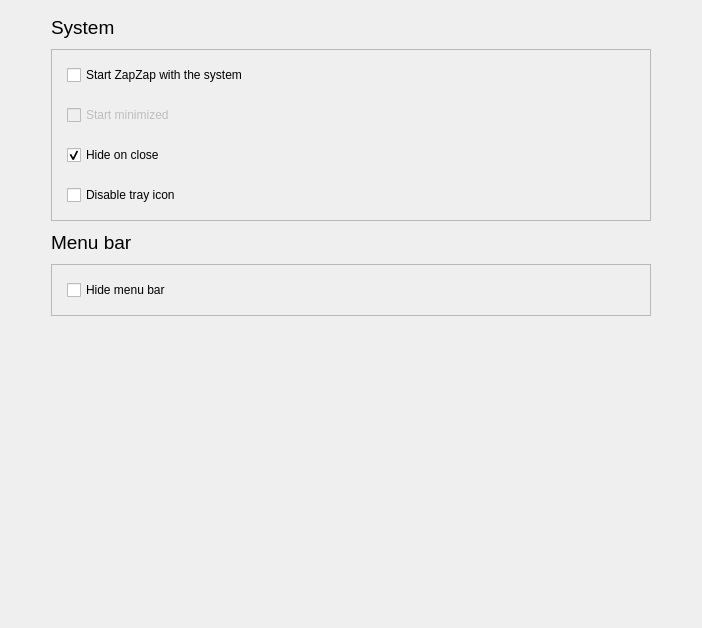
     <widget class="QWidget" name="pageSystem">
      <layout class="QVBoxLayout" name="verticalLayout_7">
       <item>
        <layout class="QVBoxLayout" name="verticalLayout_6">
         <item>
          <layout class="QHBoxLayout" name="horizontalLayout">
           <item>
            <spacer name="horizontalSpacer">
             <property name="orientation">
              <enum>Qt::Horizontal</enum>
             </property>
             <property name="sizeType">
              <enum>QSizePolicy::Fixed</enum>
             </property>
             <property name="sizeHint" stdset="0">
              <size>
               <width>40</width>
               <height>20</height>
              </size>
             </property>
            </spacer>
           </item>
           <item>
            <layout class="QVBoxLayout" name="verticalLayout_5">
             <property name="spacing">
              <number>10</number>
             </property>
             <property name="topMargin">
              <number>5</number>
             </property>
             <item>
              <widget class="QLabel" name="label">
               <property name="sizePolicy">
                <sizepolicy hsizetype="Preferred" vsizetype="Fixed">
                 <horstretch>0</horstretch>
                 <verstretch>0</verstretch>
                </sizepolicy>
               </property>
               <property name="font">
                <font>
                 <pointsize>14</pointsize>
                 <bold>false</bold>
                </font>
               </property>
               <property name="text">
                <string>System</string>
               </property>
              </widget>
             </item>
             <item>
              <widget class="QFrame" name="frameSettings">
               <property name="sizePolicy">
                <sizepolicy hsizetype="Preferred" vsizetype="Preferred">
                 <horstretch>0</horstretch>
                 <verstretch>0</verstretch>
                </sizepolicy>
               </property>
               <property name="minimumSize">
                <size>
                 <width>600</width>
                 <height>0</height>
                </size>
               </property>
               <property name="styleSheet">
                <string notr="true"/>
               </property>
               <property name="frameShape">
                <enum>QFrame::StyledPanel</enum>
               </property>
               <property name="frameShadow">
                <enum>QFrame::Raised</enum>
               </property>
               <layout class="QVBoxLayout" name="verticalLayout_4">
                <property name="spacing">
                 <number>20</number>
                </property>
                <property name="leftMargin">
                 <number>15</number>
                </property>
                <property name="topMargin">
                 <number>15</number>
                </property>
                <property name="rightMargin">
                 <number>15</number>
                </property>
                <property name="bottomMargin">
                 <number>15</number>
                </property>
                <item>
                 <widget class="QCheckBox" name="start_system">
                  <property name="text">
                   <string>Start ZapZap with the system</string>
                  </property>
                 </widget>
                </item>
                <item>
                 <widget class="QCheckBox" name="start_hide">
                  <property name="enabled">
                   <bool>false</bool>
                  </property>
                  <property name="text">
                   <string>Start minimized</string>
                  </property>
                 </widget>
                </item>
                <item>
                 <widget class="QCheckBox" name="keepBackground">
                  <property name="text">
                   <string>Hide on close</string>
                  </property>
                  <property name="checked">
                   <bool>true</bool>
                  </property>
                 </widget>
                </item>
                <item>
                 <widget class="QCheckBox" name="disableTrayIcon">
                  <property name="text">
                   <string>Disable tray icon</string>
                  </property>
                 </widget>
                </item>
               </layout>
              </widget>
             </item>
             <item>
              <widget class="QLabel" name="label_14">
               <property name="font">
                <font>
                 <pointsize>14</pointsize>
                </font>
               </property>
               <property name="text">
                <string>Menu bar</string>
               </property>
              </widget>
             </item>
             <item>
              <widget class="QFrame" name="frameMenuBar">
               <property name="minimumSize">
                <size>
                 <width>0</width>
                 <height>0</height>
                </size>
               </property>
               <property name="frameShape">
                <enum>QFrame::StyledPanel</enum>
               </property>
               <property name="frameShadow">
                <enum>QFrame::Raised</enum>
               </property>
               <layout class="QVBoxLayout" name="verticalLayout_19">
                <property name="spacing">
                 <number>20</number>
                </property>
                <property name="leftMargin">
                 <number>15</number>
                </property>
                <property name="topMargin">
                 <number>15</number>
                </property>
                <property name="rightMargin">
                 <number>15</number>
                </property>
                <property name="bottomMargin">
                 <number>15</number>
                </property>
                <item>
                 <widget class="QCheckBox" name="menubar">
                  <property name="text">
                   <string>Hide menu bar</string>
                  </property>
                 </widget>
                </item>
               </layout>
              </widget>
             </item>
            </layout>
           </item>
           <item>
            <spacer name="horizontalSpacer_2">
             <property name="orientation">
              <enum>Qt::Horizontal</enum>
             </property>
             <property name="sizeType">
              <enum>QSizePolicy::Fixed</enum>
             </property>
             <property name="sizeHint" stdset="0">
              <size>
               <width>40</width>
               <height>20</height>
              </size>
             </property>
            </spacer>
           </item>
          </layout>
         </item>
         <item>
          <spacer name="verticalSpacer">
           <property name="orientation">
            <enum>Qt::Vertical</enum>
           </property>
           <property name="sizeHint" stdset="0">
            <size>
             <width>20</width>
             <height>301</height>
            </size>
           </property>
          </spacer>
         </item>
        </layout>
       </item>
      </layout>
     </widget>
